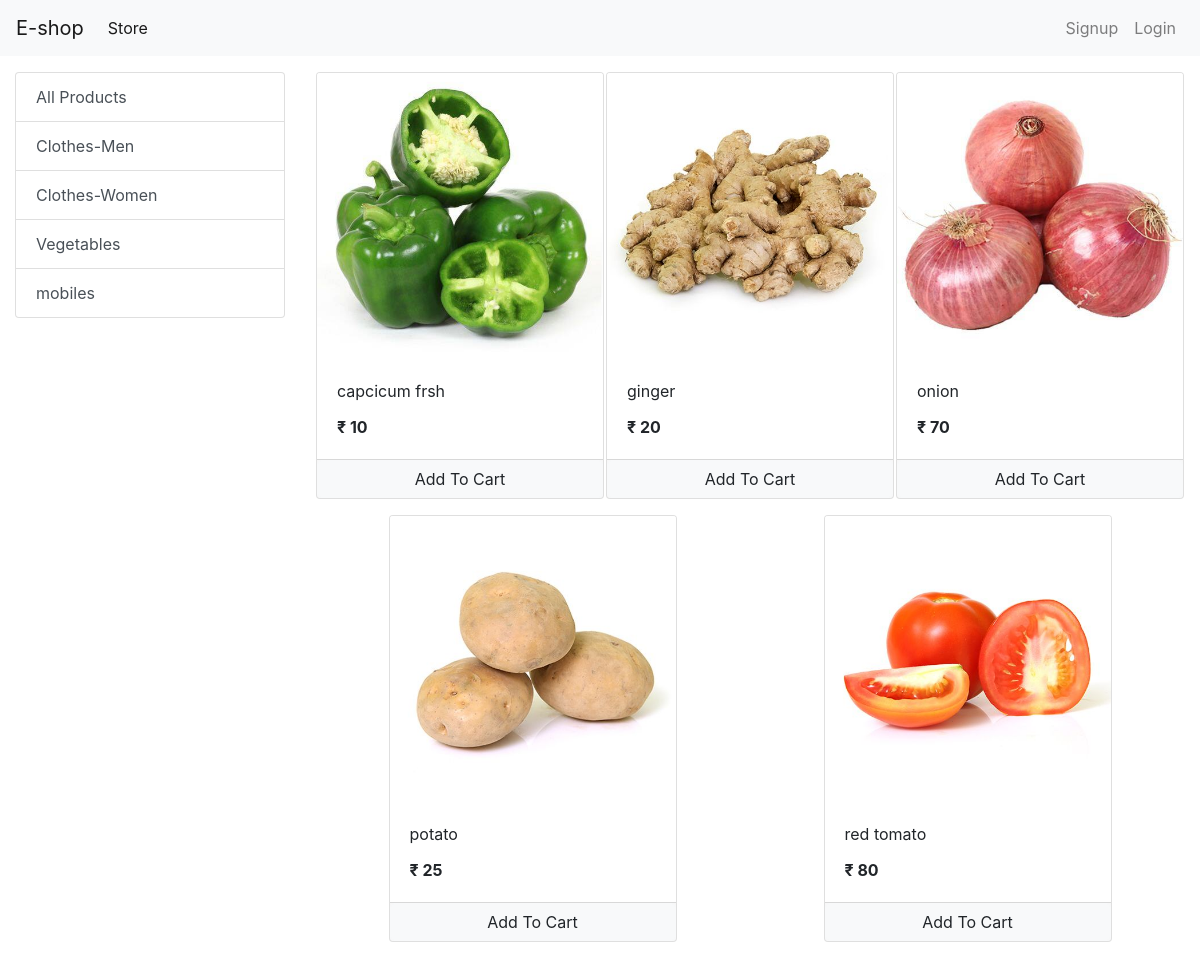
The page /?category=6 on the database its author committed.
### store/models.py (models this page shows, shortened)
class Category(models.Model):
    name = models.CharField(max_length=20)
    @staticmethod
    def get_all_categories():
        return Category.objects.all()

class Product(models.Model):
    name = models.CharField(max_length=50)
    price = models.IntegerField(default=0)
    category = models.ForeignKey(Category, on_delete=models.CASCADE, default=1)
    description = models.CharField(max_length=200, default='' , null=True , blank=True)
    image = models.ImageField(upload_to='uploads/products/')
    @staticmethod
    def get_all_products_by_categoryid(category_id):
       if category_id:
            return Product.objects.filter(category = category_id)
       else:
            return Product.get_all_products();

### store/views.py (the view, shortened to what this page needs)
# urls.py: path('', Index.as_view(), name='homepage'),
class Index(View):
    def get(self, request):
        products = None
        categories = Category.get_all_categories()
        categoryID = request.GET.get('category')
        if categoryID:
            products = Product.get_all_products_by_categoryid(categoryID)
        else:
            products = Product.get_all_products();
        data = {}
        data['products'] = products
        data['categories'] = categories
        return render(request, 'index.html', data)

### store/templatetags/custom_filter.py (called while the page is built)
@register.filter(name='currency')
def currency(number):
    return "₹ "+str(number)

### store/templates/index.html (shortened to what this page needs)
{% extends 'base.html' %}
{% block content %}
{% load cart %}
{% load custom_filter %}
<div class="container-fluid mt-3">
	<div class="row">
		<div class="col-lg-3 mx-auto">
			<div class="list-group">
				<a href="/" class="list-group-item list-group-item-action">All Products</a>
				{% for category in categories %}
				<a href="/?category={{category.id}}"
					class="list-group-item list-group-item-action">{{category.name}}</a>
				{% endfor %}
			</div>
		</div>
		<div id='products' class="col-lg-9 mx-auto">
			<div class="row mx-auto">
				{% for product in products %}
				<div class="card mx-auto mb-3" id={{product.id}} style="width: 18rem;">
					<img class="card-img-top" src="{{product.image.url}}" alt="Card image cap">
					<div class="card-body">
						<p class="card-title">{{product.name}}</p>
						<p class="card-text"><b>{{product.price|currency}}</b></p>
					</div>
					<div class="card-footer p-0 no-gutters">
						{% if product|is_in_cart:request.session.cart %}
						<div class="row no-gutters">
							<form action="/#{{product.id}}" class="col-2 " method="post">
								{% csrf_token %}
								<input hidden type="text" name='product' value='{{product.id}}'>
								<input hidden type="text" name='remove' value='True'>
								<input type="submit" value=" - " class="btn btn-block btn-secondary">
							</form>
							<div class="text-center col">{{product|cart_quantity:request.session.cart}} in Cart</div>
							<form action="/#{{product.id}}" class="col-2 " method="post">
								{% csrf_token %}
								<input hidden type="text" name='product' value='{{product.id}}'>
								<input type="submit" value=" + " class="btn btn-block btn-secondary">
							</form>
						</div>
						{% else %}
						<form action="/#{{product.id}}" method="POST" class="btn-block">
							<input type="submit" class="float-right btn btn-light  form-control"
								value="Add To Cart">
						</form>
						{% endif %}
					</div>
				</div>
				{% endfor %}
			</div>
		</div>
	</div>
</div>
{% endblock %}

### rows shown on the page
Category: name "Clothes-Men"
Category: name "Clothes-Women"
Category: name "Vegetables"
Category: name "mobiles"
Product: image (picture), name "capcicum frsh", price "₹ 10"
Product: image (picture), name "ginger", price "₹ 20"
Product: image (picture), name "onion", price "₹ 70"
Product: image (picture), name "potato", price "₹ 25"
Product: image (picture), name "red tomato", price "₹ 80"
